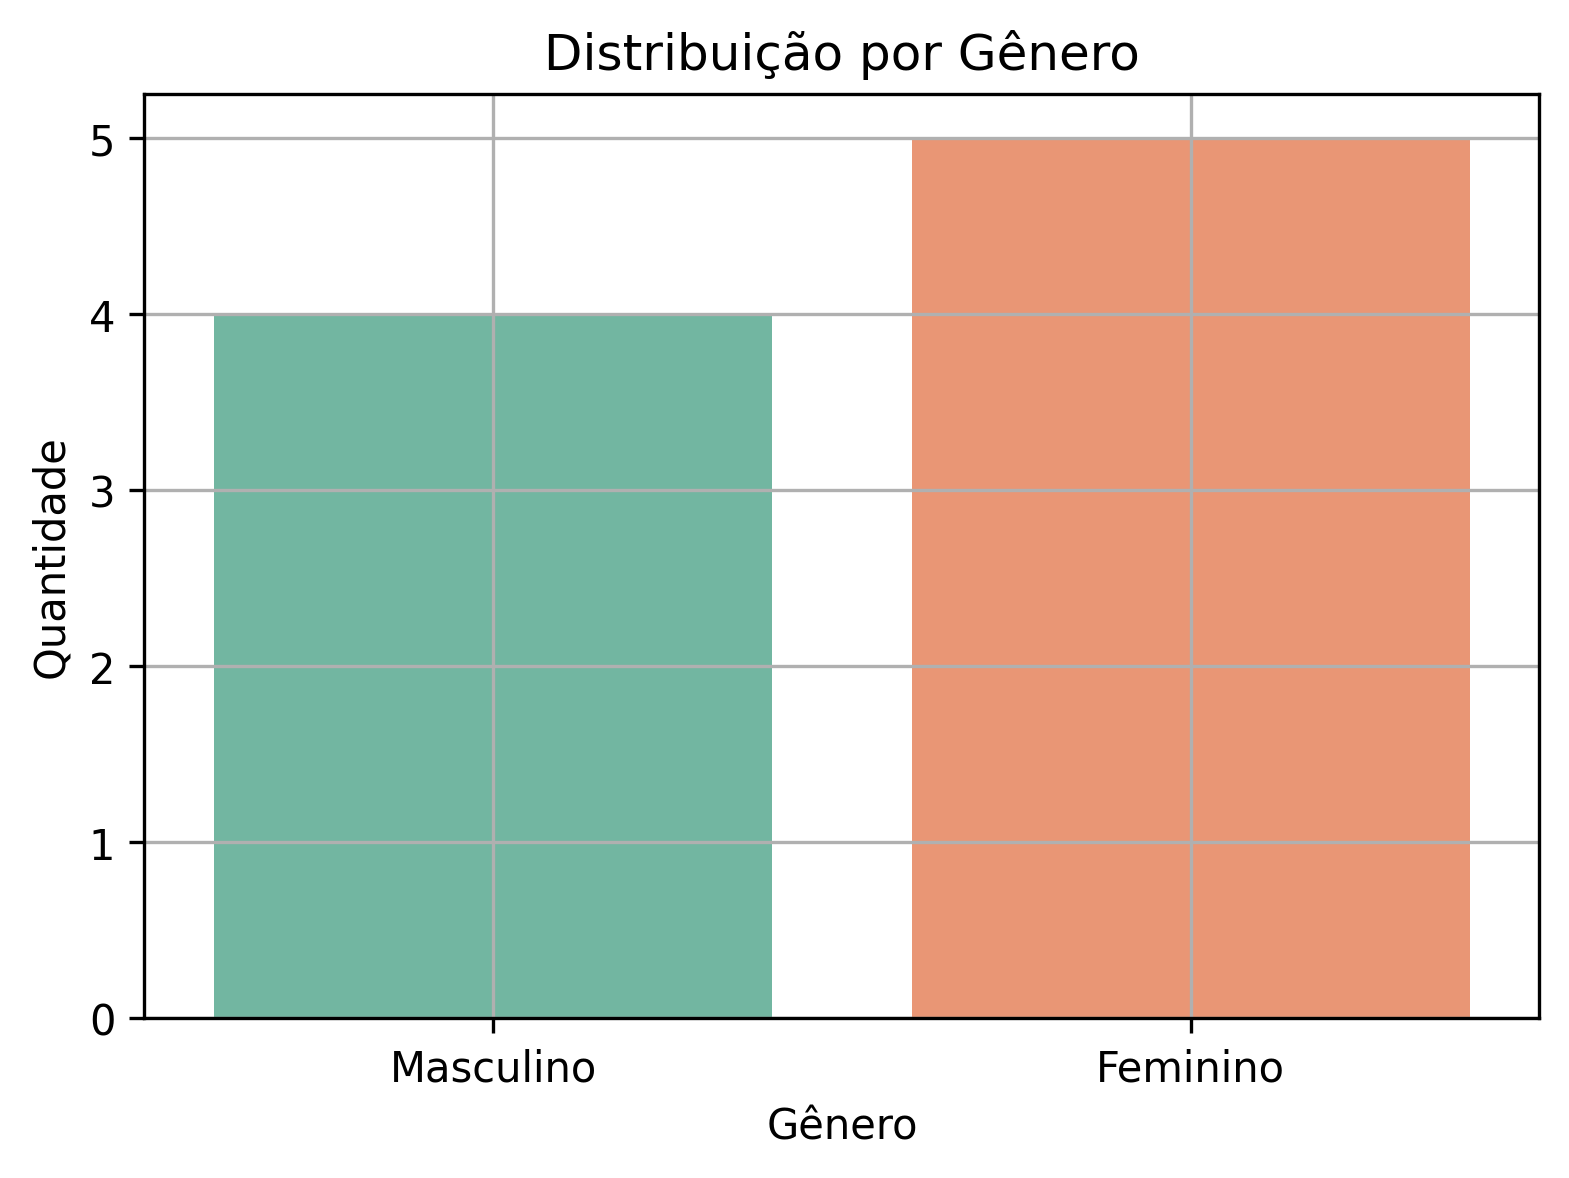

Python code for this plot:
import seaborn as sns
import matplotlib.pyplot as plt
import pandas as pd

# Exemplo de dados
df = pd.DataFrame({
    'genero': ['Masculino', 'Feminino', 'Feminino', 'Masculino', 'Feminino', 'Masculino', 'Feminino', 'Feminino', 'Masculino']
})

plt.figure(figsize=(6, 4))
sns.countplot(x='genero', data=df, palette='Set2')
plt.title('Distribuição por Gênero')
plt.xlabel('Gênero')
plt.ylabel('Quantidade')
plt.grid(True)

# 👉 Salvar o gráfico antes de mostrar
plt.savefig('grafico_distribuicao_genero.png', dpi=300, bbox_inches='tight')
plt.show()
